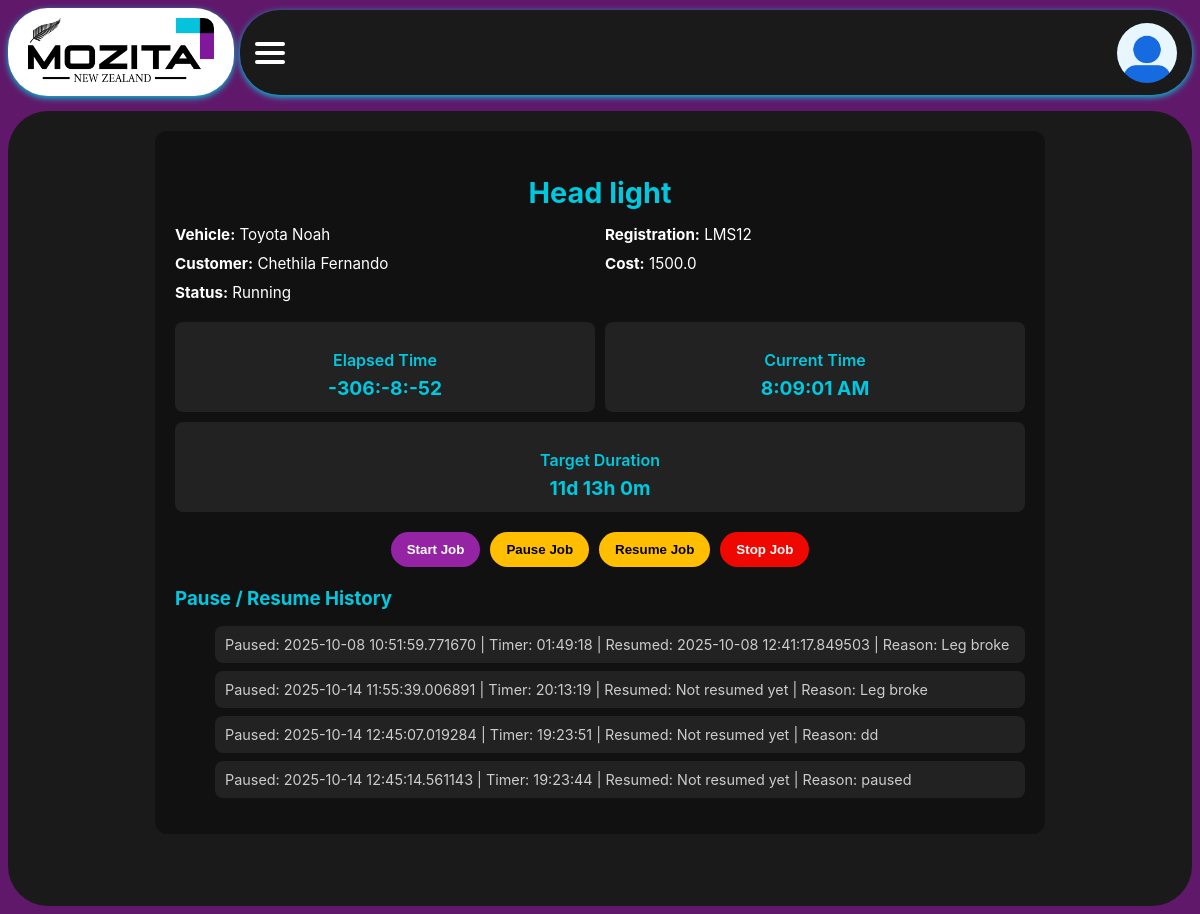
The page /job_control/2 (signed in) on the database its author committed.
### app/models.py (models this page shows, shortened)
class Job(db.Model):
    __tablename__ = 'job'
    id = db.Column(db.Integer, primary_key=True)
    job_description = db.Column(db.String(255), nullable=False)
    status = db.Column(db.String(50), default='Pending')
    accepted = db.Column(db.Boolean, default=False)
    technician_id = db.Column(db.Integer, db.ForeignKey('technicians.id'),
                              nullable=True)
    technician = db.relationship('Technician', back_populates='jobs')
    customer_id = db.Column(db.Integer, db.ForeignKey('customer.id'))
    customer = db.relationship('Customer', back_populates='jobs')
    start_time = db.Column(db.DateTime)
    end_time = db.Column(db.DateTime)
    target_duration = db.Column(db.Integer, default=0)  # minutes
    total_work_duration = db.Column(db.Integer, default=0)  # minutes
    vehicle_registration = db.Column(db.String(50))
    vehicle_make = db.Column(db.String(50))
    vehicle_model = db.Column(db.String(50))
    vehicle_year = db.Column(db.Integer)
    vehicle_color = db.Column(db.String(50))
    total_cost = db.Column(db.Float, default=0.0)
    notes = db.Column(db.Text)
    date_created = db.Column(db.DateTime, default=datetime.utcnow)
    pause_logs = db.relationship('PauseLog', backref='job', lazy=True)
    status_message = db.Column(db.String(255))      # For admin notifications

class Customer(db.Model):
    __tablename__ = 'customer'
    id = db.Column(db.Integer, primary_key=True)
    full_name = db.Column(db.String(150), nullable=False)
    phone = db.Column(db.String(50))
    email = db.Column(db.String(150))
    jobs = db.relationship('Job', back_populates='customer')

class PauseLog(db.Model):
    id = db.Column(db.Integer, primary_key=True)
    job_id = db.Column(db.Integer, db.ForeignKey('job.id'), nullable=False)
    pause_start = db.Column(db.DateTime, default=datetime.utcnow)
    pause_end = db.Column(db.DateTime)
    reason = db.Column(db.String(255))
    duration = db.Column(db.Integer)  # duration in seconds
    def duration_seconds(self):
        if self.pause_end:
            return int((self.pause_end - self.pause_start).total_seconds())
        return int((datetime.utcnow() - self.pause_start).total_seconds())

### app/routes.py (the view)
@main.route('/job_control/<int:job_id>')
@login_required
def job_control(job_id):
    job = Job.query.get_or_404(job_id)
    if (
        current_user.role == 'technician'
        and job.technician.user_id != current_user.id
    ):
        flash("Unauthorized action.", "error")
        return redirect(url_for('main.staff_dashboard'))
    return render_template('job_control.html', job=job)

### app/models.py (called while the page is built)
@login_manager.user_loader
def load_user(user_id):
    return User.query.get(int(user_id))

### app/templates/job_control.html (shortened to what this page needs)
{% extends "layout.html" %}
{% block extra_css %}
<link rel="stylesheet" href="https://cdnjs.cloudflare.com/ajax/libs/font-awesome/6.4.0/css/all.min.css">
<link rel="stylesheet" href="{{ url_for('static', filename='css/job_control.css') }}">
{% endblock %}
{% block content %}
<div class="body-content">
  <div class="job-control-container">
    <div class="job-header">
      <h2>{{ job.job_description }}</h2>
      <div class="vehicle-info">
        <p><strong>Vehicle:</strong> {{ job.vehicle_make }} {{ job.vehicle_model }}</p>
        <p><strong>Registration:</strong> {{ job.vehicle_registration }}</p>
        <p><strong>Customer:</strong> {{ job.customer.full_name }}</p>
        <p><strong>Cost:</strong> {{ job.total_cost }}</p>
        <p><strong>Status:</strong> <span id="jobStatusLabel">{{ job.status }}</span></p>
      </div>
    </div>
    <div class="timer-section">
      <div class="timer-box">
        <p>Elapsed Time</p>
        <span id="liveTimer">00:00:00</span>
      </div>
      <div class="timer-box">
        <p>Current Time</p>
        <span id="currentTime">--:--:--</span>
      </div>
      <div class="timer-box">
        <p>Target Duration</p>
        <span>
          {% if job.target_duration %}
          {% set total_seconds = job.target_duration*60 %}
          {% set days = total_seconds // 86400 %}
          {% set hours = (total_seconds % 86400) // 3600 %}
          {% set minutes = (total_seconds % 3600) // 60 %}
          {{ days }}d {{ hours }}h {{ minutes }}m
          {% else %}
          1d 1h 30m
          {% endif %}
        </span>
      </div>
    </div>
    <div class="action-buttons">
      <button id="startButton" class="action-button start-button">Start Job</button>
      <div class="pause-container">
        <button id="pauseButton" class="action-button pause-button">Pause Job</button>
      </div>
      <button id="resumeButton" class="action-button resume-button">Resume Job</button>
      <button id="stopButton" class="action-button stop-button">Stop Job</button>
    </div>
    <div class="history-section">
      <h3>Pause / Resume History</h3>
      <ul class="history-list" id="pauseHistoryList">
        {% for p in job.pause_logs %}
        {% set seconds = p.duration_seconds() %}
        <li>
          Paused: {{ p.pause_start }} |
          Timer: {{ "%02d:%02d:%02d"|format(seconds // 3600, (seconds % 3600)//60, seconds % 60) }} |
          Resumed: {{ p.pause_end or 'Not resumed yet' }} |
          Reason: {{ p.reason }}
        </li>
        {% endfor %}
      </ul>
    </div>
  </div>
</div>
{% endblock %}

### app/static/css/main.css (style rules this page uses)
body { font-family: 'Raleway', sans-serif; background-color: #60196a; color: white; margin: 0; padding: 0; }

### app/static/css/job_control.css (style rules this page uses)
.body-content { display: flex; justify-content: center; padding: 20px; font-family: 'Inter', sans-serif; color: #fff; }
.job-control-container { max-width: 850px; width: 100%; background: #111; border-radius: 12px; padding: 20px; }
.job-header h2 { text-align: center; font-size: 1.8rem; margin-bottom: 15px; color: #00c8df; }
.vehicle-info { display: flex; flex-wrap: wrap; gap: 10px; font-size: 0.95rem; margin-bottom: 20px; }
.vehicle-info p { flex: 1 1 45%; margin: 0; }
.timer-section { display: flex; flex-wrap: wrap; gap: 10px; margin-bottom: 20px; }
.timer-box { flex: 1 1 30%; background: #222; padding: 12px; border-radius: 8px; text-align: center; }
.timer-box p { margin-bottom: 6px; color: #00c8df; font-weight: 600; }
.timer-box span { font-size: 1.2rem; font-weight: 700; color: #00c8df; }
.action-buttons { display: flex; flex-wrap: wrap; gap: 10px; justify-content: center; margin-bottom: 20px; }
.action-buttons button { padding: 10px 16px; border-radius: 20px; border: none; cursor: pointer; font-weight: 600; }
#startButton { background: #9424a3; color: #fff; }
#pauseButton, #resumeButton { background: #ffbf00; color: #000; }
#stopButton { background: #ee0800; color: #fff; }
.pause-container { display: flex; flex-direction: column; align-items: center; }
.history-section h3 { color: #00c8df; margin-bottom: 10px; }
.history-list li { background: #222; padding: 10px; border-radius: 8px; margin-bottom: 8px; font-size: 0.9rem; color: #ccc; display: flex; flex-wrap: wrap; gap: 6px; }

### rows shown on the page
Job: job_description "Head light", vehicle_make "Toyota", vehicle_model "Noah", vehicle_registration "LMS12", total_cost "1500.0", status "Running"
Customer: customer.full_name "Chethila Fernando"
PauseLog: pause_start "2025-10-08 10:51:59.771670", value "01:49:18", pause_end "2025-10-08 12:41:17.849503", reason "Leg broke"
PauseLog: pause_start "2025-10-14 11:55:39.006891", value "20:13:19", pause_end "Not resumed yet", reason "Leg broke"
PauseLog: pause_start "2025-10-14 12:45:07.019284", value "19:23:51", pause_end "Not resumed yet", reason "dd"
PauseLog: pause_start "2025-10-14 12:45:14.561143", value "19:23:44", pause_end "Not resumed yet", reason "paused"

### other values the page prints
{{ days }} "11"
{{ hours }} "13"
{{ minutes }} "0"
